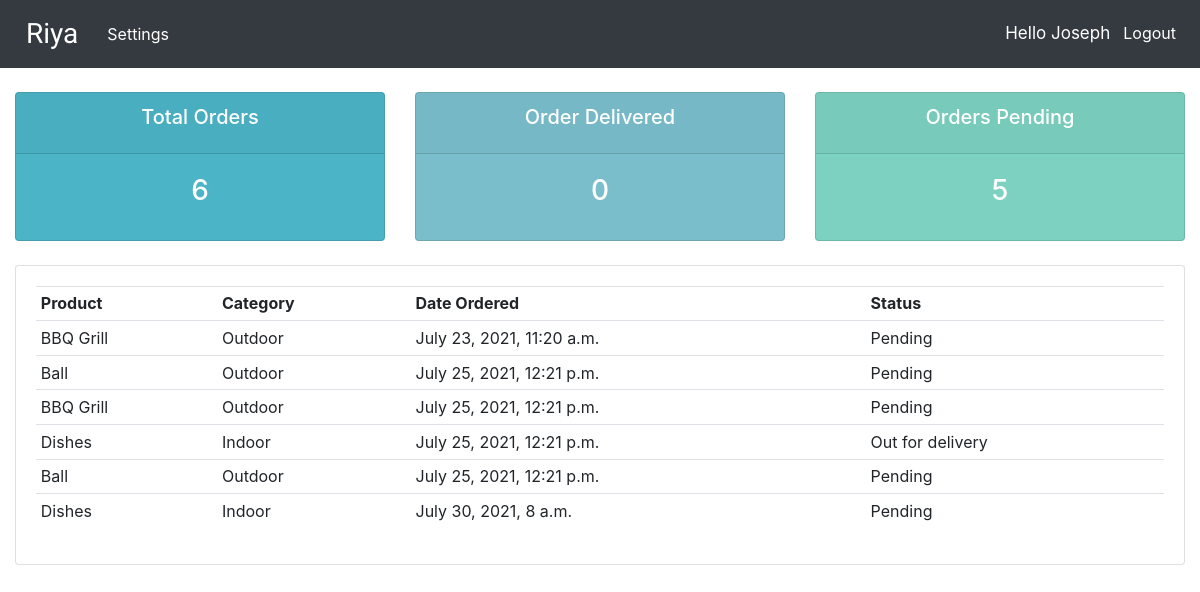
The app's page /user/ (signed in) with its own data.
### accounts/models.py (models this page shows, shortened)
class Order(models.Model):
    STATUS = (
        ('Pending', 'Pending'),
        ('Out for delivery', 'Out for delivery'),
        ('Delivered', 'Delivered')
    )
    customer = models.ForeignKey(Customer, on_delete=models.SET_NULL, null=True)
    product = models.ForeignKey(Product, on_delete=models.SET_NULL, null=True)
    status = models.CharField(choices=STATUS, max_length=25, null=True)
    date_created = models.DateTimeField(auto_now_add=True, null=True)

class Product(models.Model):
    CATEGORY = (
        ('Indoor', 'Indoor'),
        ('Outdoor', 'Outdoor')
    )
    name = models.CharField(max_length=25, null=True)
    price = models.FloatField(null=True)
    category = models.CharField(max_length=25, null=True, choices=CATEGORY)
    discription = models.TextField(max_length=500, null=True, blank=True)
    date_created = models.DateTimeField(auto_now_add=True, null=True)
    tags = models.ManyToManyField(Tag)
    def __str__(self):
        return self.name

### accounts/decorators.py (the view)
        def wrapper_func(request, *args, **kwargs):
            group = None
            if request.user.groups.exists():
                group = request.user.groups.all()[0].name
            if group in allowed_roles:
                return view_func(request, *args, **kwargs)
            else:
                return redirect('accounts:user')

### accounts/views.py (called while the page is built)
@login_required(login_url='accounts:login')
@allowed_users(allowed_roles=['customer'])
def user_page(request):
    orders = request.user.customer.order_set.all()
    total_orders = orders.count()
    pending_orders = orders.filter(status='Pending').count()
    delivered_orders = orders.filter(status='Delivered').count()
    context = {'orders':orders, 'total_orders':total_orders,
    'pending_orders':pending_orders, 'delivered_orders':delivered_orders}
    return render(request, 'accounts/user.html', context)

### accounts/templates/accounts/user.html
{% extends "accounts/base.html" %}
{% block content %}
  {% include "accounts/status.html" %}
  <br>
  <div class="row">
    <div class="col-md">
      <div class="card card-body">
        <table class="table table-sm">
          <tr>
            <th>Product</th>
            <th>Category</th>
            <th>Date Ordered</th>
            <th>Status</th>
          </tr>
          {% for ord in orders %}
            <tr>
              <td>{{ ord.product }}</td>
              <td>{{ ord.product.category }}</td>
              <td>{{ ord.date_created }}</td>
              <td>{{ ord.status }}</td>
            </tr>
          {% endfor %}
        </table>
      </div>
    </div>
  </div>
{% endblock %}

### accounts/templates/accounts/base.html (shortened to what this page needs)
<!DOCTYPE html>
{% load static %}
{% load bootstrap4 %}
<html lang="en" dir="ltr">
  <head>
    <link rel="stylesheet" href="{% static 'css/main.css' %}">
    <link rel="stylesheet" href="https://cdn.jsdelivr.net/npm/bootstrap@4.6.0/dist/css/bootstrap.min.css">
  </head>
  <body>
    <nav class="navbar sticky-top navbar-expand-lg navbar-dark bg-dark">
      <span class="navbar-brand mb-0 h1">Riya</span>
      <div class="collapse navbar-collapse" id="navbarNav">
        <ul class="navbar-nav">
          {% if request.user.is_staff %}
            <li class="nav-item active">
              <a class="nav-link" href="{% url 'accounts:home' %}">DashBoard</a>
            </li>
            <li class="nav-item active">
              <a class="nav-link" href="{% url 'accounts:products' %}">Products</a>
            </li>
            <li class="nav-item active">
              <a class="nav-link" href="{% url 'admin:index' %}">admin</a>
            </li>
          {% else %}
            <li class="nav-item active">
              <a class="nav-link" href="{% url 'accounts:account' %}">Settings</a>
            </li>
          {% endif %}
        </ul>
        <ul class="navbar-nav ml-auto">
          <li class="nav-item active">
            <span class="navbar-text" style="color: #fff;font-size: 17px;margin-right: 5px;">Hello {{ request.user }}</span>
          </li>
          <li class="nav-item active">
            <a class="nav-link" href="{% url 'accounts:logout' %}">Logout</a>
          </li>
        </ul>
      </div>
    </nav>
    <div class="container-fluid">
      {% block content %}
      {% endblock %}
    </div>
  </body>
</html>

### static/css/main.css (style rules this page uses)
body { background-color: #ebeff5; }

### accounts/templates/accounts/base.html (style rules this page uses)
.navbar-brand { font-family: 'Festive', cursive; font-size: 1.75em; padding-right: 5px; padding-left: 10px; }

### records on screen
Order: product "BBQ Grill", product.category "Outdoor", date_created "July 23, 2021, 11:20 a.m.", status "Pending"
Order: product "Ball", product.category "Outdoor", date_created "July 25, 2021, 12:21 p.m.", status "Pending"
Order: product "BBQ Grill", product.category "Outdoor", date_created "July 25, 2021, 12:21 p.m.", status "Pending"
Order: product "Dishes", product.category "Indoor", date_created "July 25, 2021, 12:21 p.m.", status "Out for delivery"
Order: product "Ball", product.category "Outdoor", date_created "July 25, 2021, 12:21 p.m.", status "Pending"
Order: product "Dishes", product.category "Indoor", date_created "July 30, 2021, 8 a.m.", status "Pending"

### other values on screen
{{ request.user }} "Joseph"
{{ total_orders }} "6"
{{ delivered_orders }} "0"
{{ pending_orders }} "5"
